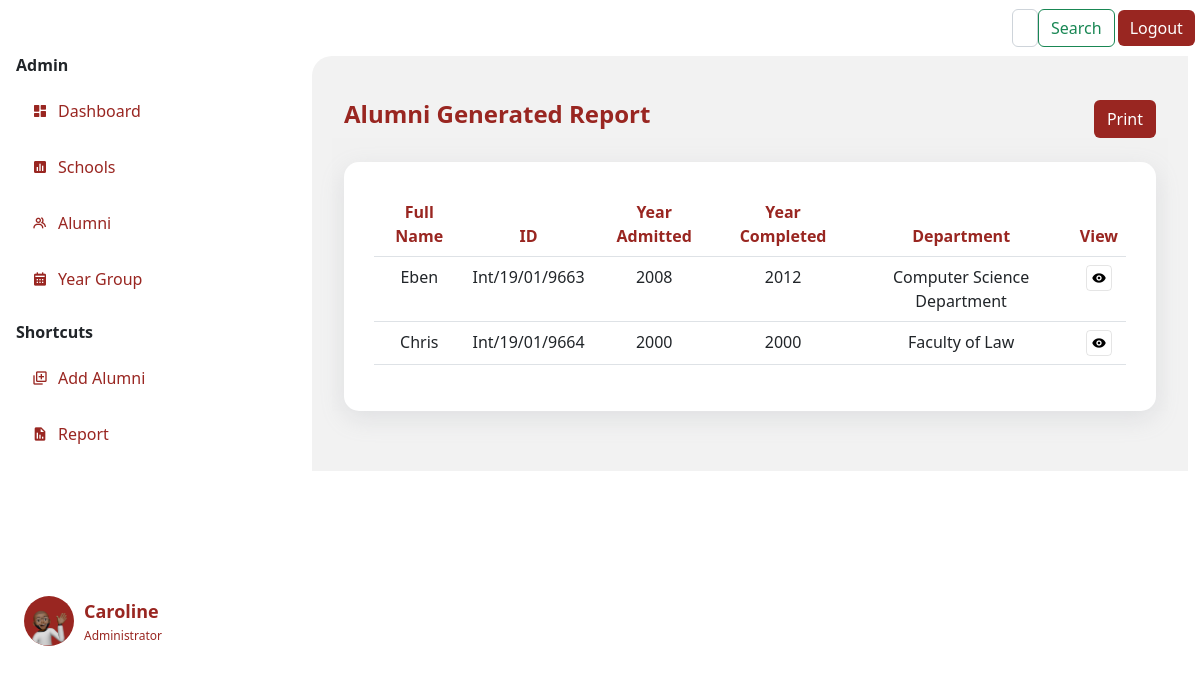
Page /newreport (signed in) on the earlier database version.
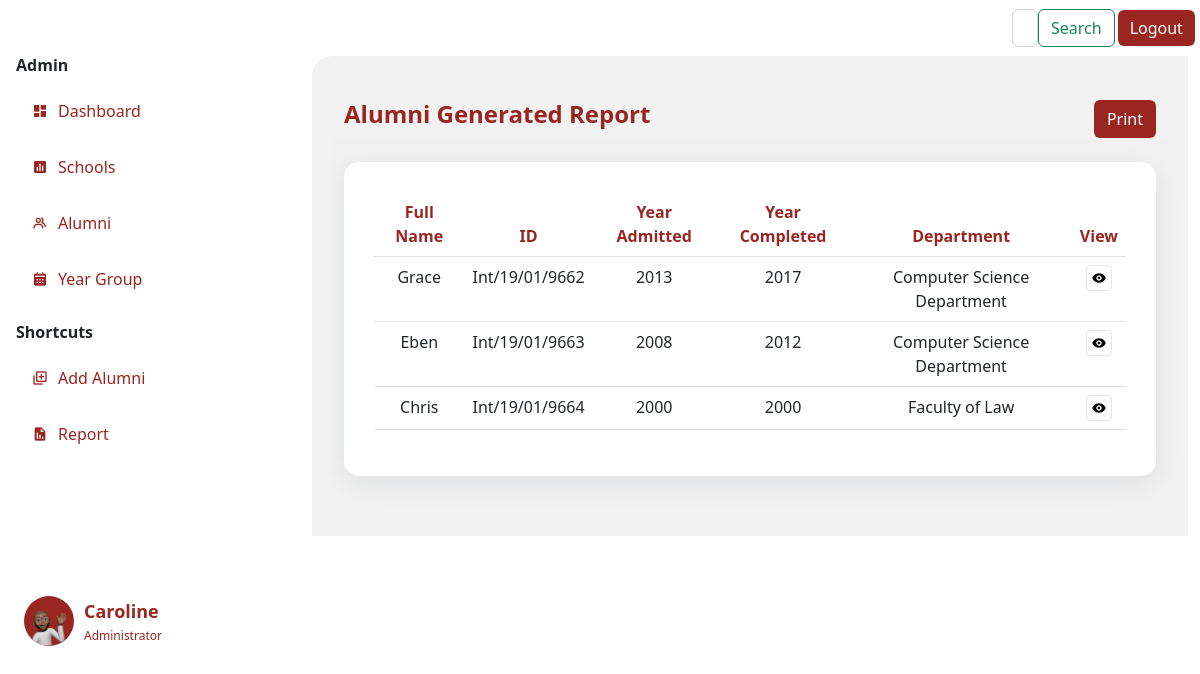
Same page on the later database version.
### app.py (models this page shows)
class User(db.Model,UserMixin):
    id= db.Column(db.Integer, primary_key=True)
    fullname= db.Column(db.String()  )
    indexnumber= db.Column(db.Integer())
    gender= db.Column(db.String()    )
    school= db.Column(db.String()    )
    department= db.Column(db.String()    )
    program= db.Column(db.String()   )
    completed= db.Column(db.Integer()     )
    admitted= db.Column(db.Integer()  )
    email= db.Column(db.String()     )
    telephone= db.Column(db.String()     )
    hall= db.Column(db.String()  )
    nationality= db.Column(db.String()   )
    address= db.Column(db.String()   )
    work= db.Column(db.String()  )
    guardian= db.Column(db.String()  )
    kin= db.Column(db.String()   )
    relationship= db.Column(db.String()  )
    marital= db.Column(db.String()   )
    health= db.Column(db.String()    )
    extra= db.Column(db.String()     )
    image_file = db.Column(db.String(20))
    def __repr__(self):
        return f"User('{self.id}', {self.fullname}, {self.gender}'"

### app.py (the view)
@app.route('/newreport', methods=['GET', 'POST'])
@login_required
def newreport():
    users=User.query.order_by(User.id.desc()).all()
    print(users)
    return render_template("newreport.html", users=users)

### forms.py
class Search(FlaskForm):
    searched = StringField('Searched', validators=[DataRequired()])
    submit = SubmitField('Search')

### app.py (called while the page is built)
@login_manager.user_loader
def load_user(user_id):
    return Person.query.get(int(user_id))

@app.context_processor
def base():
    form=Search()
    return dict(form=form)

### templates/newreport.html (shortened to what this page needs)
{% extends 'layout.html' %}
{% block body %}
      <div style="display: flex; justify-content: space-between; margin: 10px 12px 0 12px; margin-top: 3vh;">
          <h4 style="color: #992621;  text-align: center;"><b>Alumni Generated Report</b></h4>
          <button type="button" class="btn" style="background: #992621; color: #fff;"> Print</button>
      </div>
        <div class="container" style="background: #f2f2f2f2;" data-aos="fade-up" data-aos-duration="3000">
        <br>
          <div class="dashboard-item" >
            <table class="table">
                <thead style="text-align: center; color: #992621;">
                <tr >
                    <th scope="col">Full Name</th>
                    <th scope="col">ID</th>
                    <th scope="col">Year Admitted</th>
                    <th scope="col">Year Completed</th>
                    <th scope="col">Department</th>
                    <th scope="col-1">View</th>
                </tr>
                </thead>
                {%for user in users%}
                <tbody style="text-align: center;">
                <tr>
                    <td scope="row">{{user.fullname}}</th>
                    <td>{{user.indexnumber}}</td>
                    <td>{{user.admitted}}</td>
                    <td>{{user.completed}}</td>
                    <td>{{user.department}}</td>
                    <td>
                      <a href="" class="table-#" style="height: 4vh; border-radius: 5px; width: 2vw; align-items: center; color: black;" >
                        <i class='bx bxs-show bx-border icon'></i>
                      </a>
                    </td>
                </tr>
                </tbody>
                {%endfor%}
            </table>
          </div>
        </div>
  </div>
  {% endblock body %}

Differences in the rows shown:
added User: fullname "Grace", indexnumber "Int/19/01/9662", admitted "2013", completed "2017", department "Computer Science Department"
